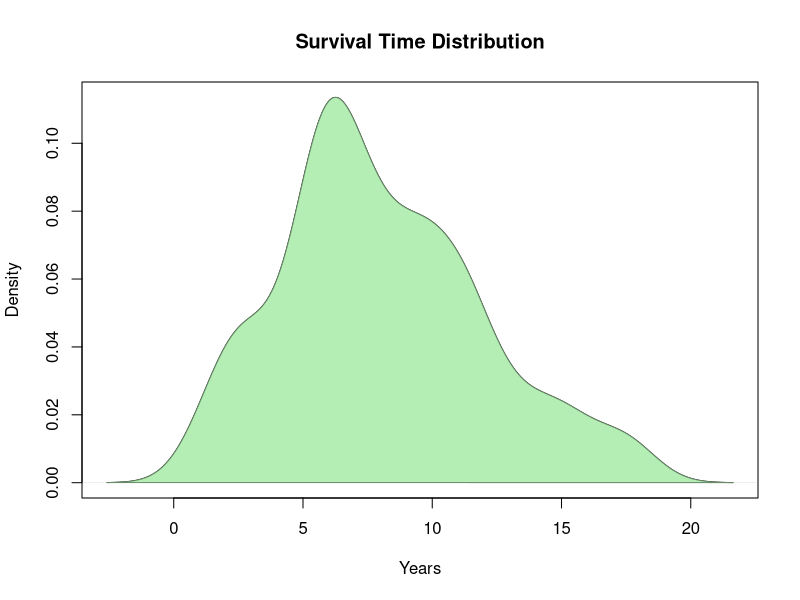
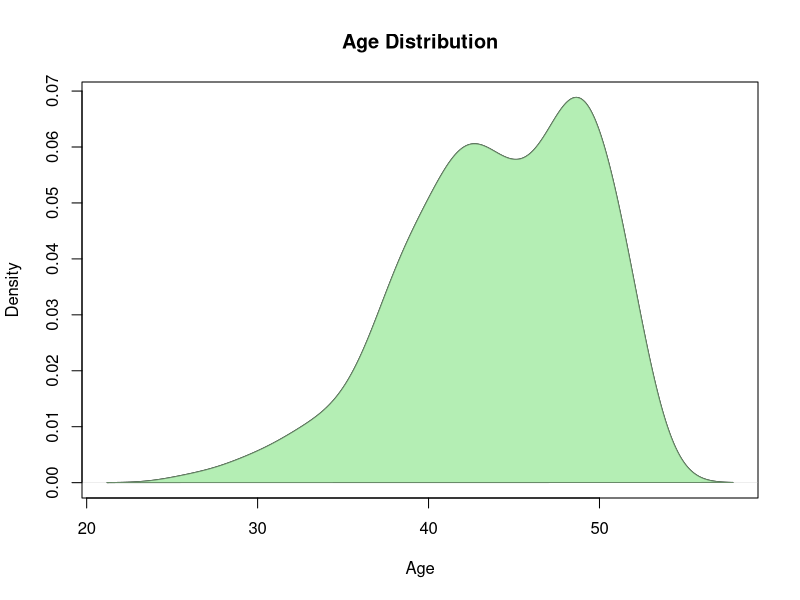
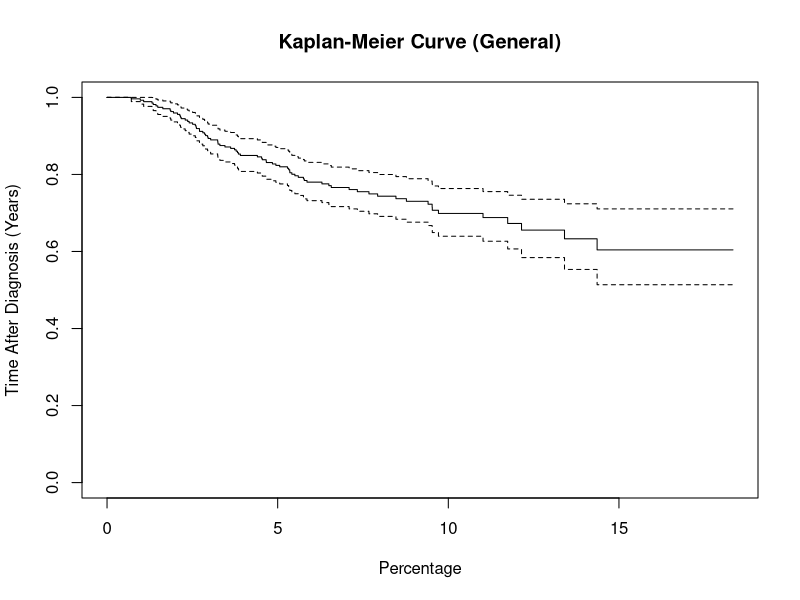
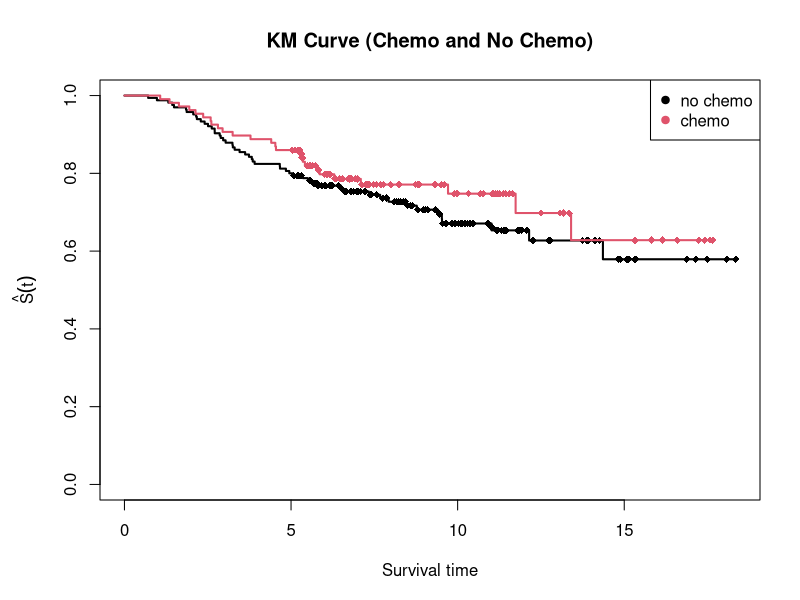
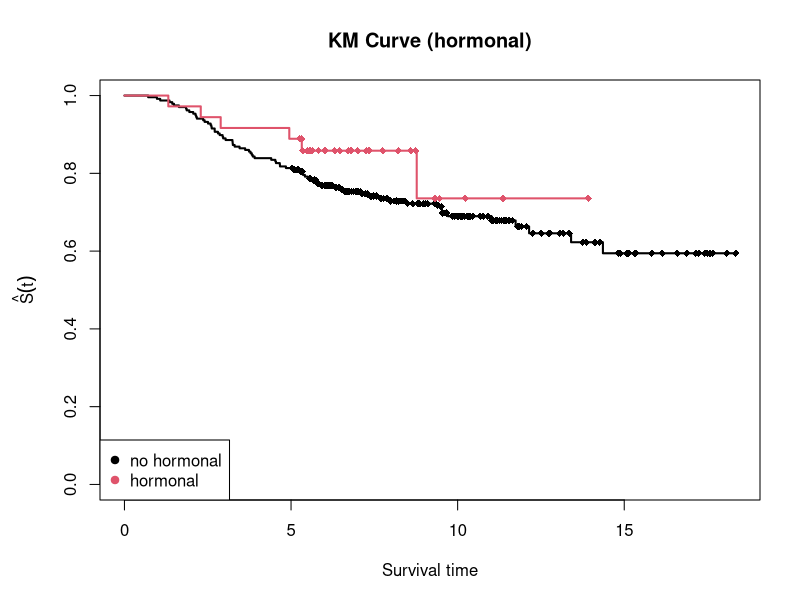
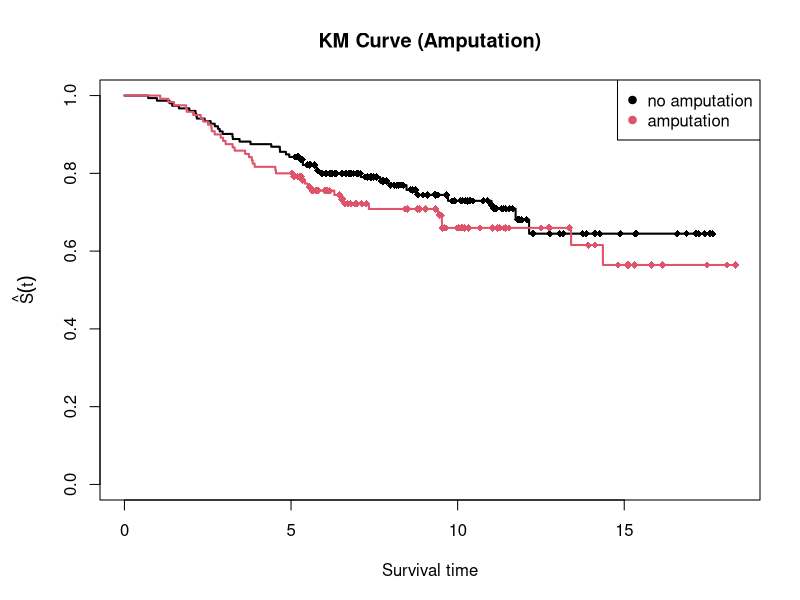
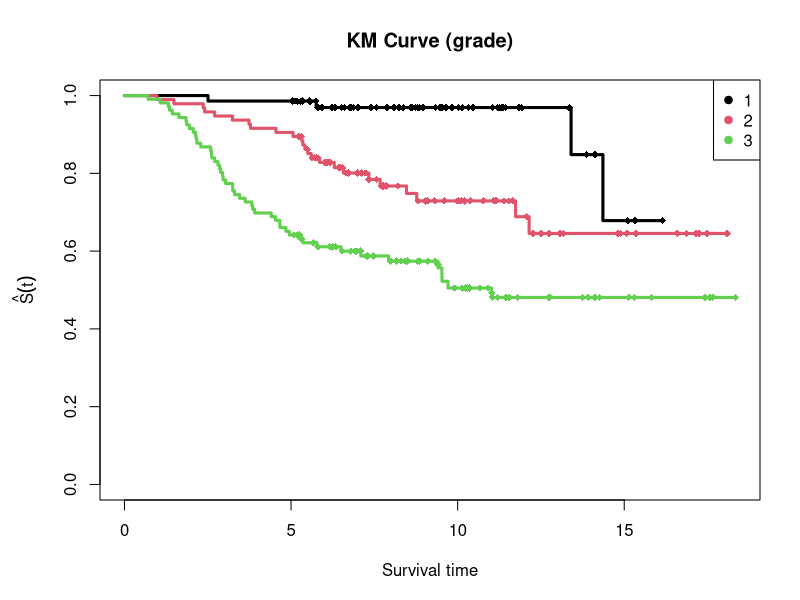
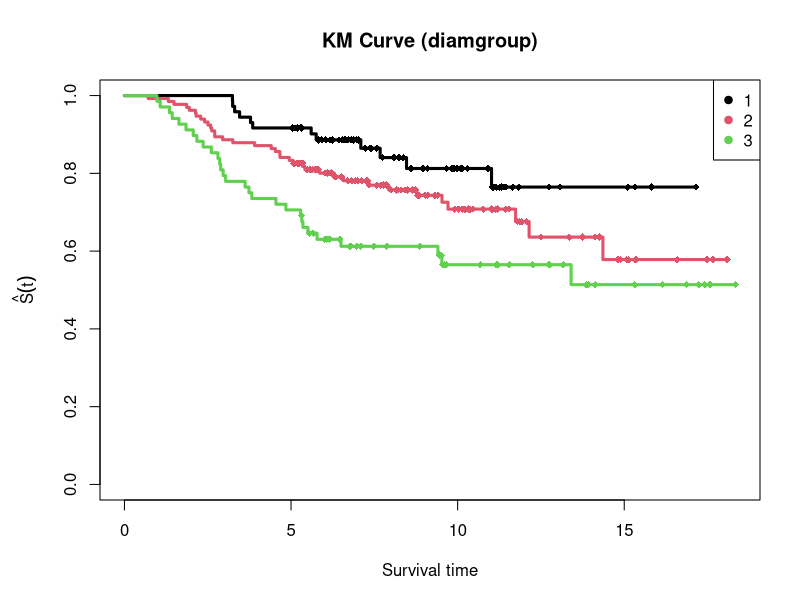

Reproduce these figures in R, in order. (Note: this script raises an error after producing the figures.)
## ---- chunk 1
knitr::opts_chunk$set(echo = TRUE)
## ---- chunk 2
NKI <- read.csv("NKI_cleaned.csv")
NKI <- NKI[,c('Patient','age','eventdeath','survival','timerecurrence','chemo','hormonal','amputation','histtype','diam','posnodes','grade','angioinv')]
head(NKI)
## ---- chunk 3
library(survival)
library(survminer)
## ---- chunk 4
summary(NKI[,c('age','survival','timerecurrence')])
lapply(NKI[,c('chemo','hormonal','amputation','grade')], function(x) {
  return(table(x))
})
## ---- chunk 5
quantile(NKI$survival)
plot(density(NKI$survival), main='Survival Time Distribution', xlab='Years')
polygon(density(NKI$survival), col='darkseagreen2', border='darkseagreen4')
## ---- chunk 6
quantile(NKI$age)
plot(density(NKI$age), main='Age Distribution', xlab='Age')
polygon(density(NKI$age), col='darkseagreen2', border='darkseagreen4')
## ---- chunk 7
NKI$diamgroup[NKI$diam<=15] = 1
NKI$diamgroup[NKI$diam>15 & NKI$diam<30] = 2
NKI$diamgroup[NKI$diam>=30] = 3

NKI$agegroup[NKI$age<=40.75] = 1
NKI$agegroup[NKI$age>40.75 & NKI$age<49.00] = 2
NKI$agegroup[NKI$age>=49.00] = 3
## ---- chunk 8
head(NKI) #Check first rows of dataset
## ---- chunk 9
NKI.surv <- Surv(NKI$survival,NKI$eventdeath)
NKI.fit <- survfit(NKI.surv ~ 1)
plot(NKI.fit, main = "Kaplan-Meier Curve (General)", xlab = "Percentage", ylab = "Time After Diagnosis (Years)")
## ---- chunk 10
km_chemo = survfit(NKI.surv~chemo,data=NKI)
par(mar=c(5,5,4,2))
plot(km_chemo, xlab="Survival time",ylab = expression(hat(S)(t)),main = "KM Curve (Chemo and No Chemo)",lwd=2, col=1:2, mark.time = TRUE,mark=18)
legend("topright",legend=c("no chemo","chemo"),col=1:2,pch=rep(19,2))
## ---- chunk 11
km_hormonal = survfit(NKI.surv~hormonal,data=NKI)
par(mar=c(5,5,4,2))
plot(km_hormonal, xlab="Survival time",ylab = expression(hat(S)(t)),main = "KM Curve (hormonal)",lwd=2, col=1:2, mark.time = TRUE,mark=18)
legend("bottomleft",legend=c("no hormonal","hormonal"),col=1:2,pch=rep(19,2))
## ---- chunk 12
km_amputation = survfit(NKI.surv~amputation,data=NKI)
par(mar=c(5,5,4,2))
plot(km_amputation, xlab="Survival time",ylab = expression(hat(S)(t)),main = "KM Curve (Amputation)",lwd=2, col=1:2, mark.time = TRUE,mark=18)
legend("topright",legend=c("no amputation","amputation"),col=1:2,pch=rep(19,2))
## ---- chunk 13
km_grade = survfit(NKI.surv~grade,data=NKI)
par(mar=c(5,5,4,2))
plot(km_grade, xlab="Survival time",ylab = expression(hat(S)(t)),main = "KM Curve (grade)",lwd=3, col=1:3, mark.time = TRUE,mark=18)
legend("topright",legend=c("1","2","3"),col=1:3,pch=rep(19,2))
## ---- chunk 14
km_diamgroup = survfit(NKI.surv~diamgroup,data=NKI)
par(mar=c(5,5,4,2))
plot(km_diamgroup, xlab="Survival time",ylab = expression(hat(S)(t)),main = "KM Curve (diamgroup)",lwd=3, col=1:3, mark.time = TRUE,mark=18)
legend("topright",legend=c("1","2","3"),col=1:3,pch=rep(19,2))
## ---- chunk 15
km_agegroup = survfit(NKI.surv~agegroup,data=NKI)
par(mar=c(5,5,4,2))
plot(km_agegroup, xlab="Survival time",ylab = expression(hat(S)(t)),main = "KM Curve (agegroup)",lwd=3, col=1:3, mark.time = TRUE,mark=18)
legend("topright",legend=c("1","2","3"),col=1:3,pch=rep(19,2))
## ---- chunk 16
survdiff(NKI.surv~NKI$chemo) 
survdiff(NKI.surv~NKI$hormonal) 
survdiff(NKI.surv~NKI$amputation) 
survdiff(NKI.surv~NKI$grade) 
survdiff(NKI.surv~NKI$agegroup)
survdiff(NKI.surv~NKI$diamgroup)
## ---- chunk 17
cox <- coxph(Surv(NKI$survival, NKI$eventdeath)~diamgroup+grade+agegroup, data = NKI)
step(cox, direction = "backward")
## ---- chunk 18
cox1 <- coxph(Surv(NKI$survival, NKI$eventdeath)~diamgroup+grade+agegroup, data = NKI)
anova(cox1)
## ---- chunk 19
fit0 <- coxph(Surv(survival, eventdeath)~grade, data = NKI)
fit1 <- coxph(Surv(survival, eventdeath)~grade+diamgroup, data = NKI)
lrt1 = 2*(fit1$loglik[2]-fit0$loglik[2])
pchisq(lrt1,df=1,lower.tail = FALSE)

fit2 <- coxph(Surv(survival, eventdeath)~grade+diamgroup+agegroup, data = NKI)
lrt2 = 2*(fit2$loglik[2]-fit1$loglik[2])
pchisq(lrt2,df=1,lower.tail = FALSE)
## ---- chunk 20
NKI <- within(NKI, {
  grade <- factor(grade, labels = c("1", "2","3"))
  diamgroup <- factor(diamgroup, labels = c("1", "2","3"))
  agegroup <- factor(agegroup, labels = c("1", "2","3"))
})

cox1 <- coxph(Surv(NKI$survival, NKI$eventdeath)~diamgroup+grade+agegroup, data = NKI)

cox.zph(cox1)
## ---- chunk 21
cox2 <- coxph(Surv(NKI$survival, NKI$eventdeath)~diamgroup+strata(grade)+agegroup, data = NKI)
cox.zph(cox2)
## ---- chunk 22
#grade
plot(survfit(NKI.surv ~ NKI$grade),lwd=2,col=1:3, fun="cloglog",main = "cloglog grade",xlab="Time until Death \n in years",ylab="log(S(t))") 
legend('topleft',c("1","2","3"),fill = 1:3)
#diamgroup
plot(survfit(NKI.surv ~ NKI$diamgroup),lwd=2,col=1:3, fun="cloglog",main = "cloglog diamgroup",xlab="Time until Death \n in years",ylab="log(S(t))") 
legend('topleft',c("1","2","3"),fill = 1:3)
#agegroup
plot(survfit(NKI.surv ~ NKI$agegroup),lwd=2,col=1:3, fun="cloglog",main = "cloglog agegroup",xlab="Time until Death \n in years",ylab="log(S(t))") 
legend('topleft',c("1","2","3"),fill = 1:3)
## ---- chunk 23
coxA <- coxph(Surv(NKI$survival, NKI$eventdeath)~diamgroup*strata(agegroup), data = NKI)
coxB <- coxph(Surv(NKI$survival, NKI$eventdeath)~diamgroup*strata(grade), data = NKI)
coxC <- coxph(Surv(NKI$survival, NKI$eventdeath)~strata(agegroup)*strata(grade), data = NKI)
anova(coxA)
anova(coxB)
anova(coxC)
## ---- chunk 24
cox_ns <- coxph(Surv(NKI$survival, NKI$eventdeath)~diamgroup, data = NKI)
ggforest(cox_ns, data = NULL, main = "Hazard ratio",
         cpositions = c(0.02, 0.22, 0.4), fontsize = 0.7,
         refLabel = "reference", noDigits = 2)
## ---- chunk 25
#Baseline Hazard Plot for grade
fit_grade <- coxph(Surv(survival, eventdeath)~strata(grade), data=NKI)
by_grade <- basehaz(fit_grade) %>% 
  group_by(strata)
ggplot(by_grade, aes(x = time, y = hazard)) + 
  geom_line(aes(color = strata), size=2) +
  ggtitle("Baseline Hazard Rates for covariate grade")

#Baseline Hazard Plot for agegroup
fit_age <- coxph(Surv(survival, eventdeath)~strata(agegroup), data=NKI)
by_age <- basehaz(fit_age) %>% 
  group_by(strata)
ggplot(by_age, aes(x = time, y = hazard)) + 
  geom_line(aes(color = strata), size=2) +
  ggtitle("Baseline Hazard Rates for covariate agegroup")

